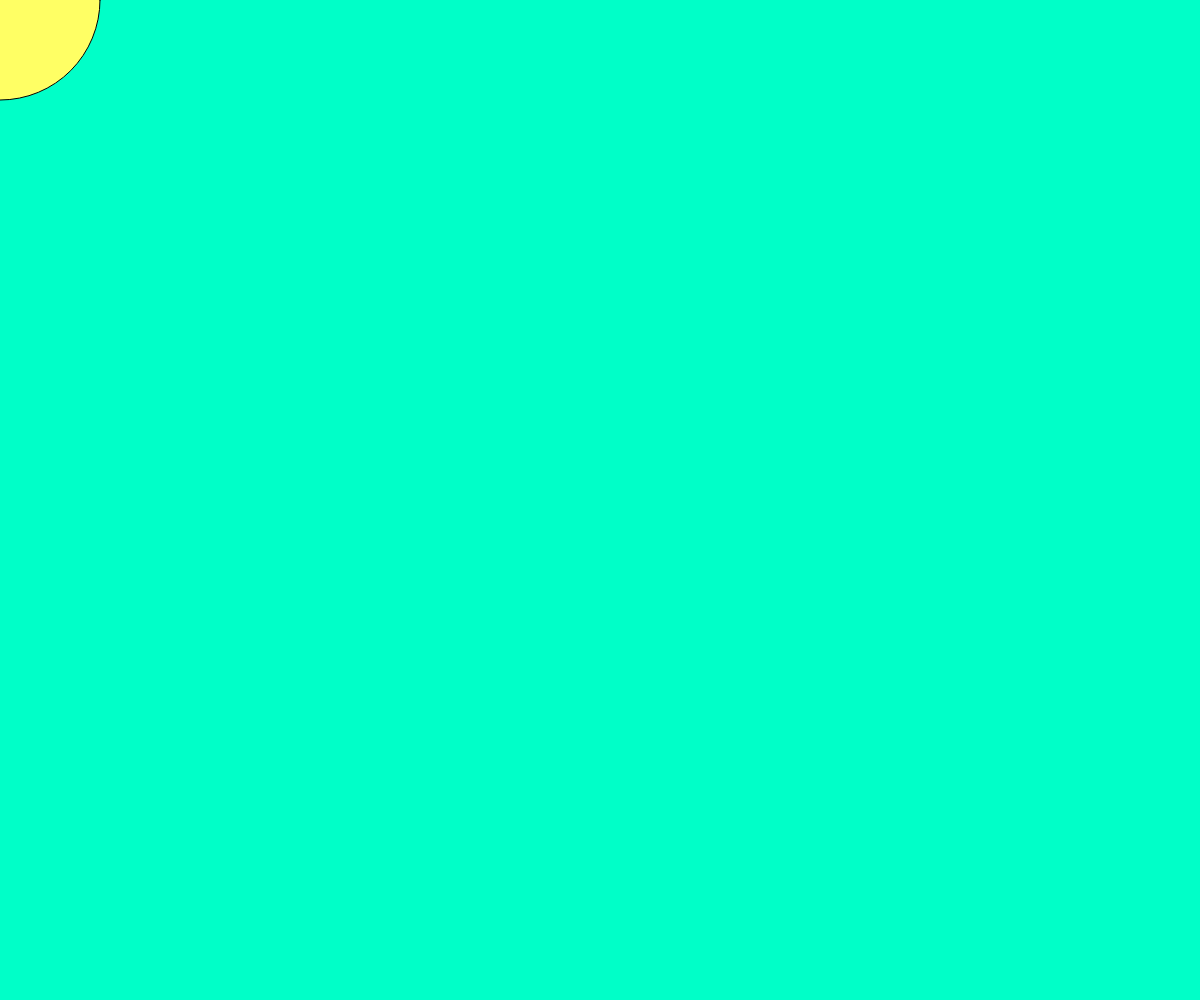
Frame 1 (no input)
Frame 60 (no input): identical to frame 1, image omitted
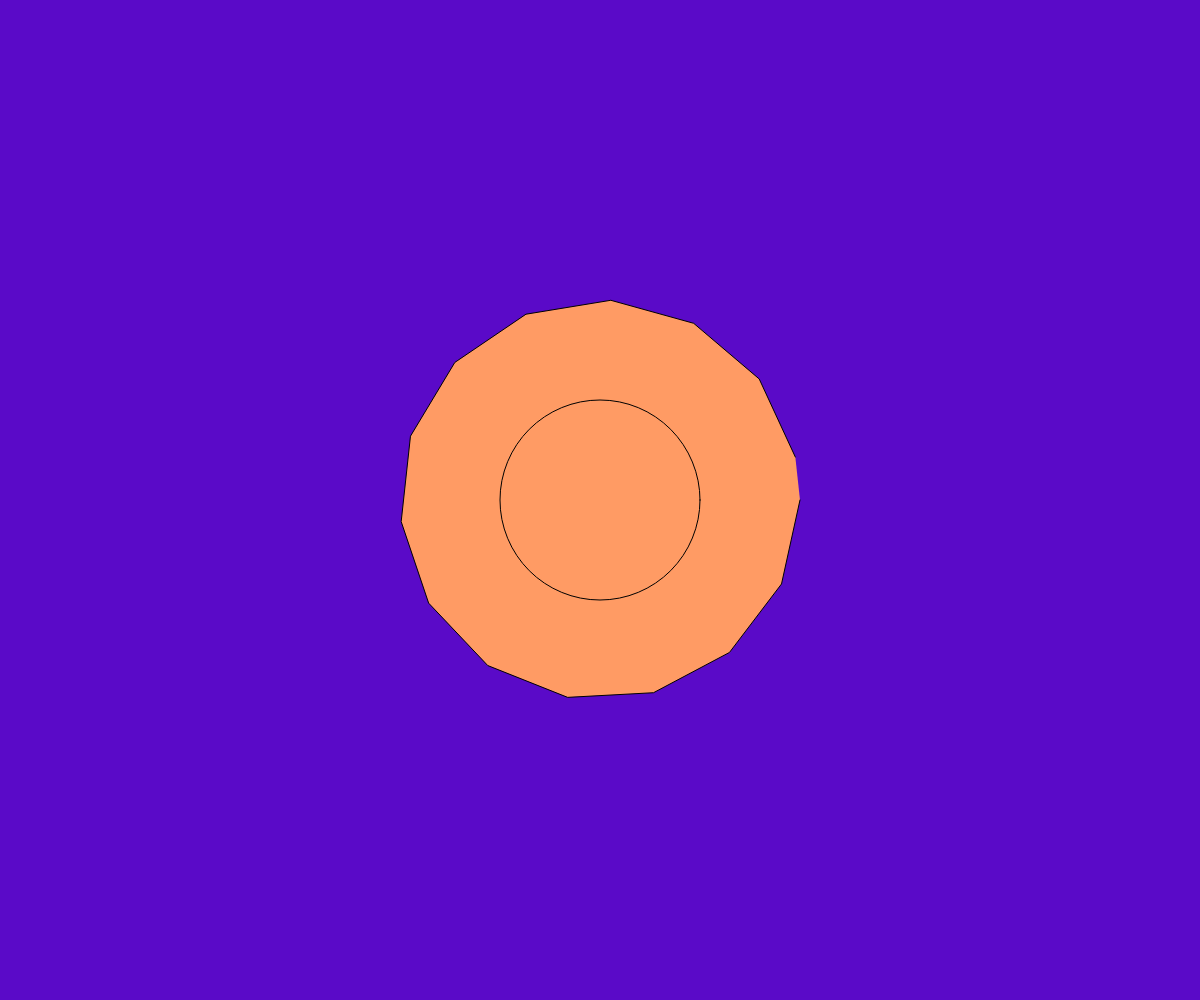
Frame 120 (the mouse pressed at the canvas centre since frame 60)

The p5.js sketch that drew these frames (run headless with seeded random() and noise() and a simulated clock; from frame 60 on, the mouse is pressed at the canvas centre):

// p5.js sketch
// ── sketch.js
let r= 200;
function setup() {
  // put setup code here
  createCanvas(innerWidth, innerHeight);
  background(0);
}

function draw() {
  
  let x= mouseX; 
  let y= mouseY;
  
  background(x%255, 255- y%255, 200);
  // sto trasformando il cerchio in un quadrato ad una condizione
  // con un if/else statement
 let vertices= map(mouseX, r, width-r , 4, 25);;
 let start= 0;
 beginShape();
 for (let i = start; i< vertices; i++) {
  let angle = map(i, start, vertices, 0, TWO_PI);
  let posX = r * cos(angle) + x;
  let posY = r * sin(angle) + y;
  vertex(posX, posY);
 }
 endShape();
  if(x > width / 2){
    rect(x-r/2, y-r/2, r, r) && fill(255-x%100, y%255, 100);
    // se il mouse si sposta nella meta destra del canvas diventa un rettangolo
  }else{
  fill(255,255-y%200,100);
  ellipse(x,y,r);
  }

  // ellipse(x, y, r);
  // put drawing code here

 
}



function windowResized(){
  resizeCanvas(innerWidth, innerHeight);
}
